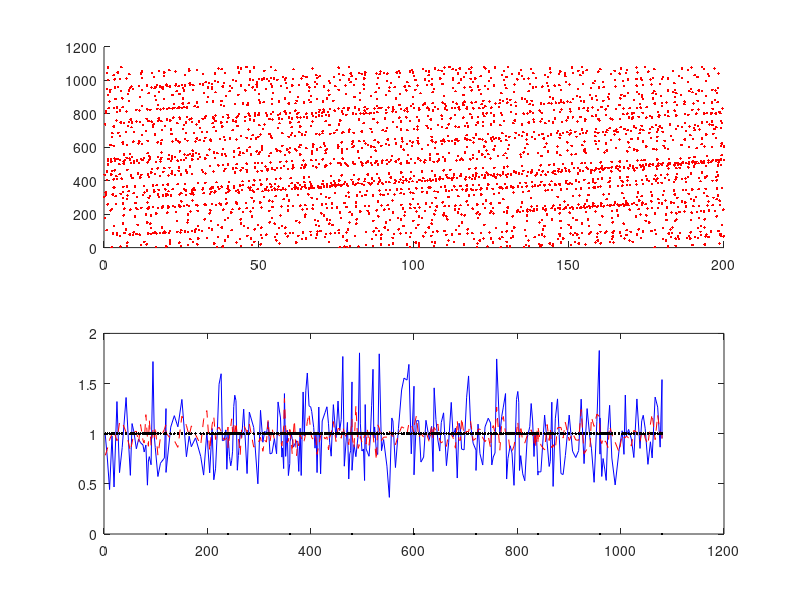

Recreate this plot in MATLAB.
%continous space continous time true kinetic monte corlo simulation
L=201; %length of road (includes the traffic signal occupying unit length)
p=10; %10; %Number of vehicles
maxtime=1000; %Max time upto which simulation is done
%simulation will be done upto a integer multiple of sigcyc which is just
%higher than maxtime
c=1; %maximum speed of cars
sigcyc=120; %Signal cycle = time signal is red + time signal is green
dutyratio=0.9999999; %ratio of green signal time to red signal time
%gcov=0.1; %coefficient of variation of gaussian distribution for car velocities
gammaK=10; %shape parameter for gamma distribution (=1 for exponential)
specimen_speed=[];
l=randperm(L-1); %randomly generate integers between 1 and L-1 to
%place cars at random positions in the road of length L
l=sort(l(1:p),'ascend');%take the first p numbers for the positions of p cars

%Initialization for recording whether signal is green or red for the road
%we are looking at
signalcolor=[];

%Which car to focus on for calculating instantaneous speed
focalcar=10;

%initialization for computing ensemble avg speed
sys_speed=[];

time=0; %initialize time
mob=[]; %mobility: instantaneous velocity of car
flow=0; %flow: number of cars that leave signal per signal cycle
T=[]; %time instants
t_s=[]; %position vector of the cars

%fp=zeros(1,p); %fix the car to focus on for calculating instantaneous velocity
fp=[1:p]; %fix the car to focus on for calculating instantaneous velocity
%cdi=rand(1,p);

greentime=dutyratio*sigcyc; %total time light is green during a signal cycle
redtime=sigcyc-greentime;

while (time<maxtime)

    green=0; 
    while (green<greentime)
        
        signalcolor=[signalcolor,1];
        dis_h=[(diff(l)-1),(L-l(end)+l(1,1)-2)];%distance head
        
        %Function to determine mean velocity (cmax=1) from headway distance
        %Hyperbolic function
        %cmean=c*dis_h./(1+dis_h);
        %Sigmoidal function
        cmean=c*(dis_h.^2)./(1+(dis_h.^2));
        
        %Determine individual car velocity from a random distribution having the above mean
        %%Deterministic
        %cdi=cmean;
        
        %Exponential distribution (method 1)
        %cdi=exprnd(cmean); %using statistical toolbox
        %Exponential distribution (method 2)
        %cdi=(-cmean.*log(1-rand(1,length(cmean))));
        %Gaussian distribution with coefficient of variation gcv
        %cdi=cmean+sqrt(gcv*cmean).*randn(1,p);%min(cdi,cmean)+rand(1,p).*(max(cdi,cmean)-min(cdi,cmean));
        %cdi(cdi<0)=0; %ensures that all velocities are non-negative
        
        %%Gamma distributed velocities
        cdi=gamrnd(gammaK,cmean/gammaK,1,p);
        
        tou=min(dis_h./cdi); %time interval after which next update to be done
        %checking whether the update distance is safe or make to safe
        g=tou;
        %To esnsure that total time green is on does not exceed greentime 
        g=(~((green+g)<greentime))*(greentime-green)+((green+g)<greentime)*g;%adjust the green time to make the total green time equals to 30
        green=green+g;
        l=l+g*cdi;
        %mob=mob+sum(g*cdi)/length(l);
        flow(end)=flow(end)+length(l(l>L));
        
        %for computing avg speed
        sys_speed=[sys_speed,mean(cdi)];
       
        
        mob=[mob,cdi(fp==focalcar)];
        l(l>(L-1))=l(l>(L-1))-(L-1);
        [l,ind]=sort(l,'ascend');
        fp=fp(ind); 
        t_s=[t_s;l];
        T=[T,g];
    end
    flow(end)=flow(end)+length(l(l>L-1));
    l(l>(L-1))=l(l>(L-1))-(L-1);
    [l,ind]=sort(l,'ascend');

    fp=fp(ind);
    
    %flow=[flow,0];
    red=0;
    while (red<redtime)
        signalcolor=[signalcolor,0];
        dis_h=[(diff(l)-1),((L-1)-l(end))];%position of the signal is 100
        
        %Function to determine mean velocity (cmax=1) from headway distance
        %Hyperbolic function
        %cmean=c*dis_h./(1+dis_h);
        %Sigmoidal function
        cmean=c*(dis_h.^2)./(1+(dis_h.^2));
        
        %Determine individual car velocity from a random distribution having the above mean
        %%Deterministic
        %cdi=cmean;
        %Exponential distribution (method 1)
        %cdi=exprnd(cmean); %using statistical toolbox
        %Exponential distribution (method 2)
        %cdi=(-cmean.*log(1-rand(1,length(cmean))));
        %Gaussian distribution with coefficient of variation gcv
        %cdi=cmean+sqrt(gcv*cmean).*randn(1,p);%min(cdi,cmean)+rand(1,p).*(max(cdi,cmean)-min(cdi,cmean));
        %cdi(cdi<0)=0;
        
        %%Gamma distributed vehicle speeds 
        cdi=gamrnd(gammaK,cmean/gammaK,1,p);
        
        tou=min(dis_h./cdi);
        %checking wheather the update distance is safe or make to safe
            r=tou;
        r=(~((red+r)<redtime))*(redtime-red)+((red+r)<redtime)*r;%adjust kmc ts to make the total red time is 30
        red=red+r;
        l=l+r*cdi;
        
        %for computing avg speed
        sys_speed=[sys_speed,mean(cdi)];
        
        
        %mob=mob+sum(r*cdi)/length(l);
        mob=[mob,cdi(fp==focalcar)];
        t_s=[t_s;l];
        T=[T,r];
    end
    flow=[flow,0];
    time=time+sigcyc;
end

c1=cumsum(T);
figure, subplot(2,1,1), 
	for i=1:length(c1),
	hold on,
	plot3(t_s(i,:),c1(i)*ones(1,p),ones(1,p),'r .');
    end
subplot(2,1,2),    
plot(c1,mob,'b-');
hold on,
plot(c1,sys_speed,'r--');
plot(c1,signalcolor,'k .');
